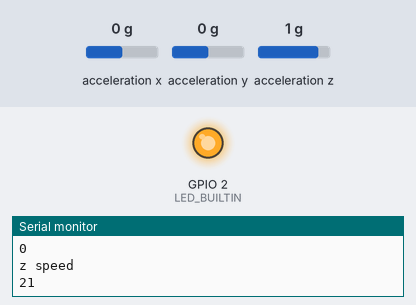
A sketch run on a simulated ESP8266 (NodeMCU). On the bench: output pins drawn as LEDs (lit = HIGH, except the on-board LED, lit = LOW), the last lines printed to the serial monitor. The inputs (shaded band) are chosen by the test bench; at power-on: acceleration x 0 g, acceleration y 0 g, acceleration z 1 g. WiFi joins after 1.5 s; servers stay silent unless stated; uploads are accepted with an empty reply.

Above: at 3.2 s.
3.3 s: acceleration x set to -0.4 g
At 7.9 s:
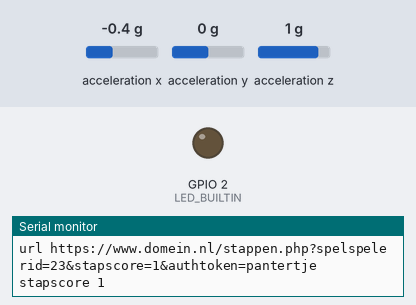
Timing chart, 0 to 9.4 s (numbered marks = the images above; inputs shaded):
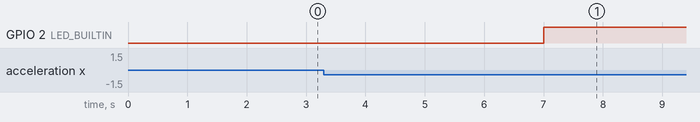

The sketch:

wintergamesComplete.ino
```cpp
#include <ESP8266WiFi.h>
#include <ESP8266HTTPClient.h>
#include "MMA7660.h"
#include <Wire.h>
MMA7660 accelemeter;

//player ID
const String playerID = "23"; //n1 = team | n2 = playernum

//wifi connectie
const char* ssid = "ssid";
const char* password = "pswd";
WiFiClientSecure client;

void setup() {
  pinMode(LED_BUILTIN, OUTPUT);
   accelemeter.init();
  //wifi setup verbinden
  Serial.begin(4800);
  WiFi.begin(ssid, password);
  client.setInsecure();

  while (WiFi.status() != WL_CONNECTED) {
    delay(1000);
    Serial.println("Connecting..");
  }

  //cords setup dingetje
  Wire.begin(4800);
}

//function to get the speed
int getSpeedX(){
    int8_t x;
    int8_t y;
    int8_t z;
    float ax, ay, az;
    accelemeter.getXYZ(&x, &y, &z);
    Serial.println("x speed ");
    Serial.println(x);
    return x;
}

int getSpeedZ(){
    int8_t x;
    int8_t y;
    int8_t z;
    float ax, ay, az;
    accelemeter.getXYZ(&x, &y, &z);
    Serial.println("z speed ");
    Serial.println(z);
    return z;
}

//hier komt de stapscore multiplier
int beweegscore(float ax, float az) {
  if(ax < 0){
    ax = -ax;
  }
  else if(az < 0){
    az = -az;
  }
  int stapPunten = (int) (ax + az);
  return stapPunten;
}

int stapscore(int beweegpunten){
  if(beweegpunten > 25){
    if(beweegpunten > 50) {
      return 2;
    }
    return 1;
  }
  else {
    return 0;
  }
}

//function to send the speed to the server
int send2server(int stapPuntDef){
   if (WiFi.status() == WL_CONNECTED) {
    digitalWrite(LED_BUILTIN, HIGH);
    String stapscoreStr = String(stapPuntDef);
    stapscoreStr.replace(" ", "");
    String link = "https://www.domein.nl/stappen.php?spelspelerid=" + playerID + "&stapscore=" + stapscoreStr + "&authtoken=pantertje";
    Serial.println("url " + link);
    Serial.println("stapscore " + stapscoreStr);
    HTTPClient http;
    client.connect(link, '8080');
    http.begin(client, link);
    int httpCode = http.GET();

    if (httpCode > 0) {
      String payload = http.getString();
      Serial.println(payload);
    }
    else {
      Serial.println(httpCode);
    }
    http.end();
  }
}

void loop(){
  Serial.println("hoi");
  int ax = getSpeedX();
  int az = getSpeedZ();
  int iets1 = beweegscore(ax, az);
  delay(1000);
  int iets2 = beweegscore(ax, az);
  delay(1000);
  int iets3 = beweegscore(ax, az);
  int score = (iets1 + iets2 + iets3) / 3;
  if(stapscore(score) != 0){
      send2server(stapscore(score));
  }
  delay(1000);

}
```

Measured:
- the behaviour switches between -0.2 and -0.3 g on acceleration x (found by bisection; images 0 and 1)
- after the input at 3.3 s, GPIO 2 (LED_BUILTIN): LOW → HIGH after 3.7 s
